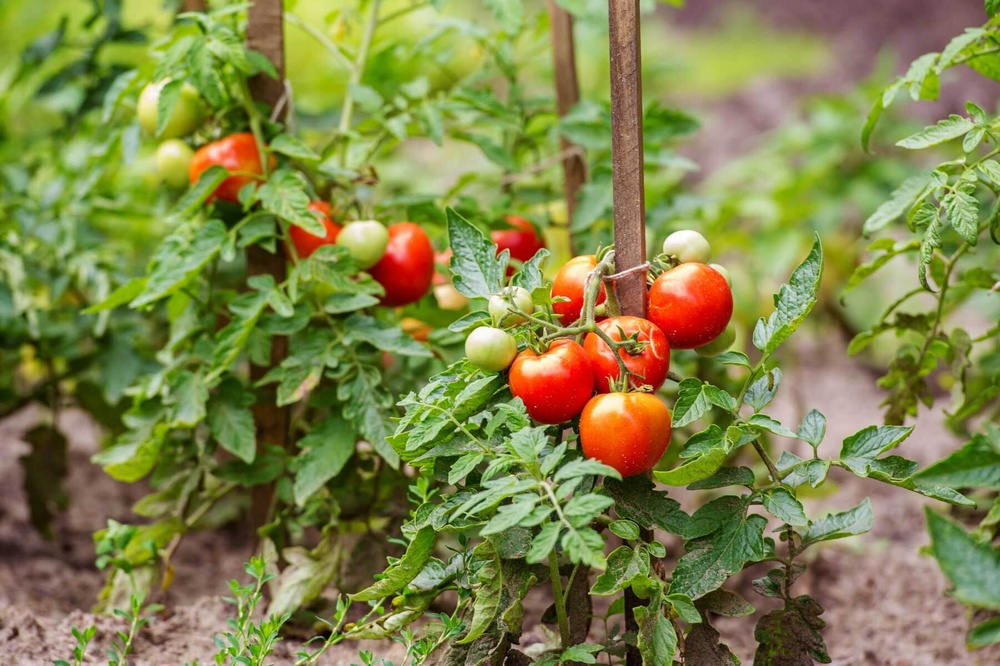
#> input picture tomato.jpg, 1000 x 666 px, shrunk from 1800 x 1198 before the run
$ python main.py
#> lines starting #> are read from the running program, lines starting #| are printed output that depends on the picture
import numpy as np
import cv2

img_path="tomato.jpg"

img=cv2.imread(img_path,0)
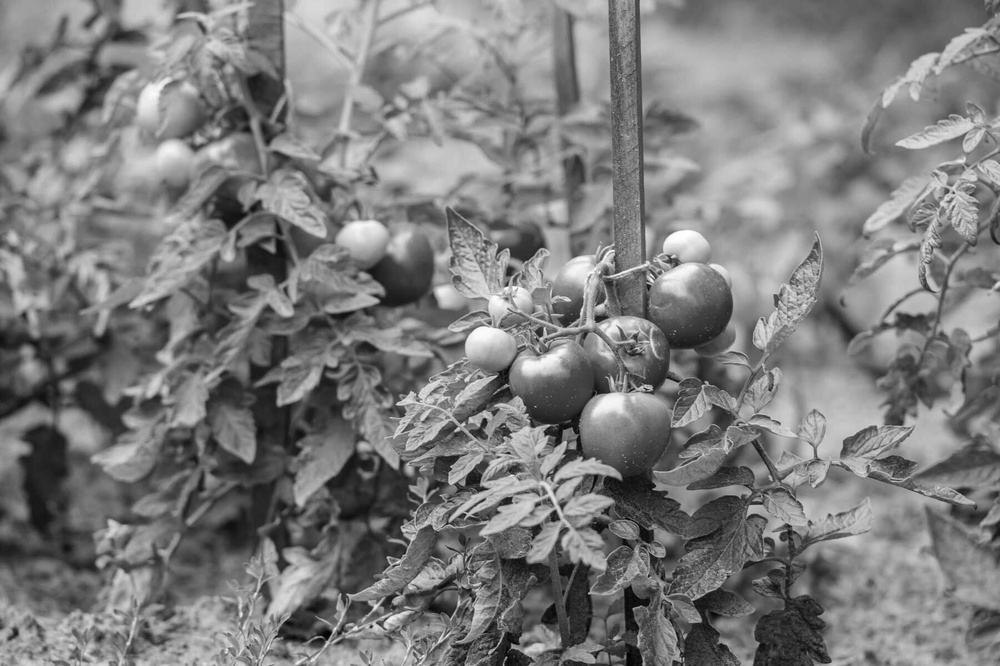
#> img: shape (666, 1000); min 1, max 255, mean 124.4

cv2.imshow("image",img)
